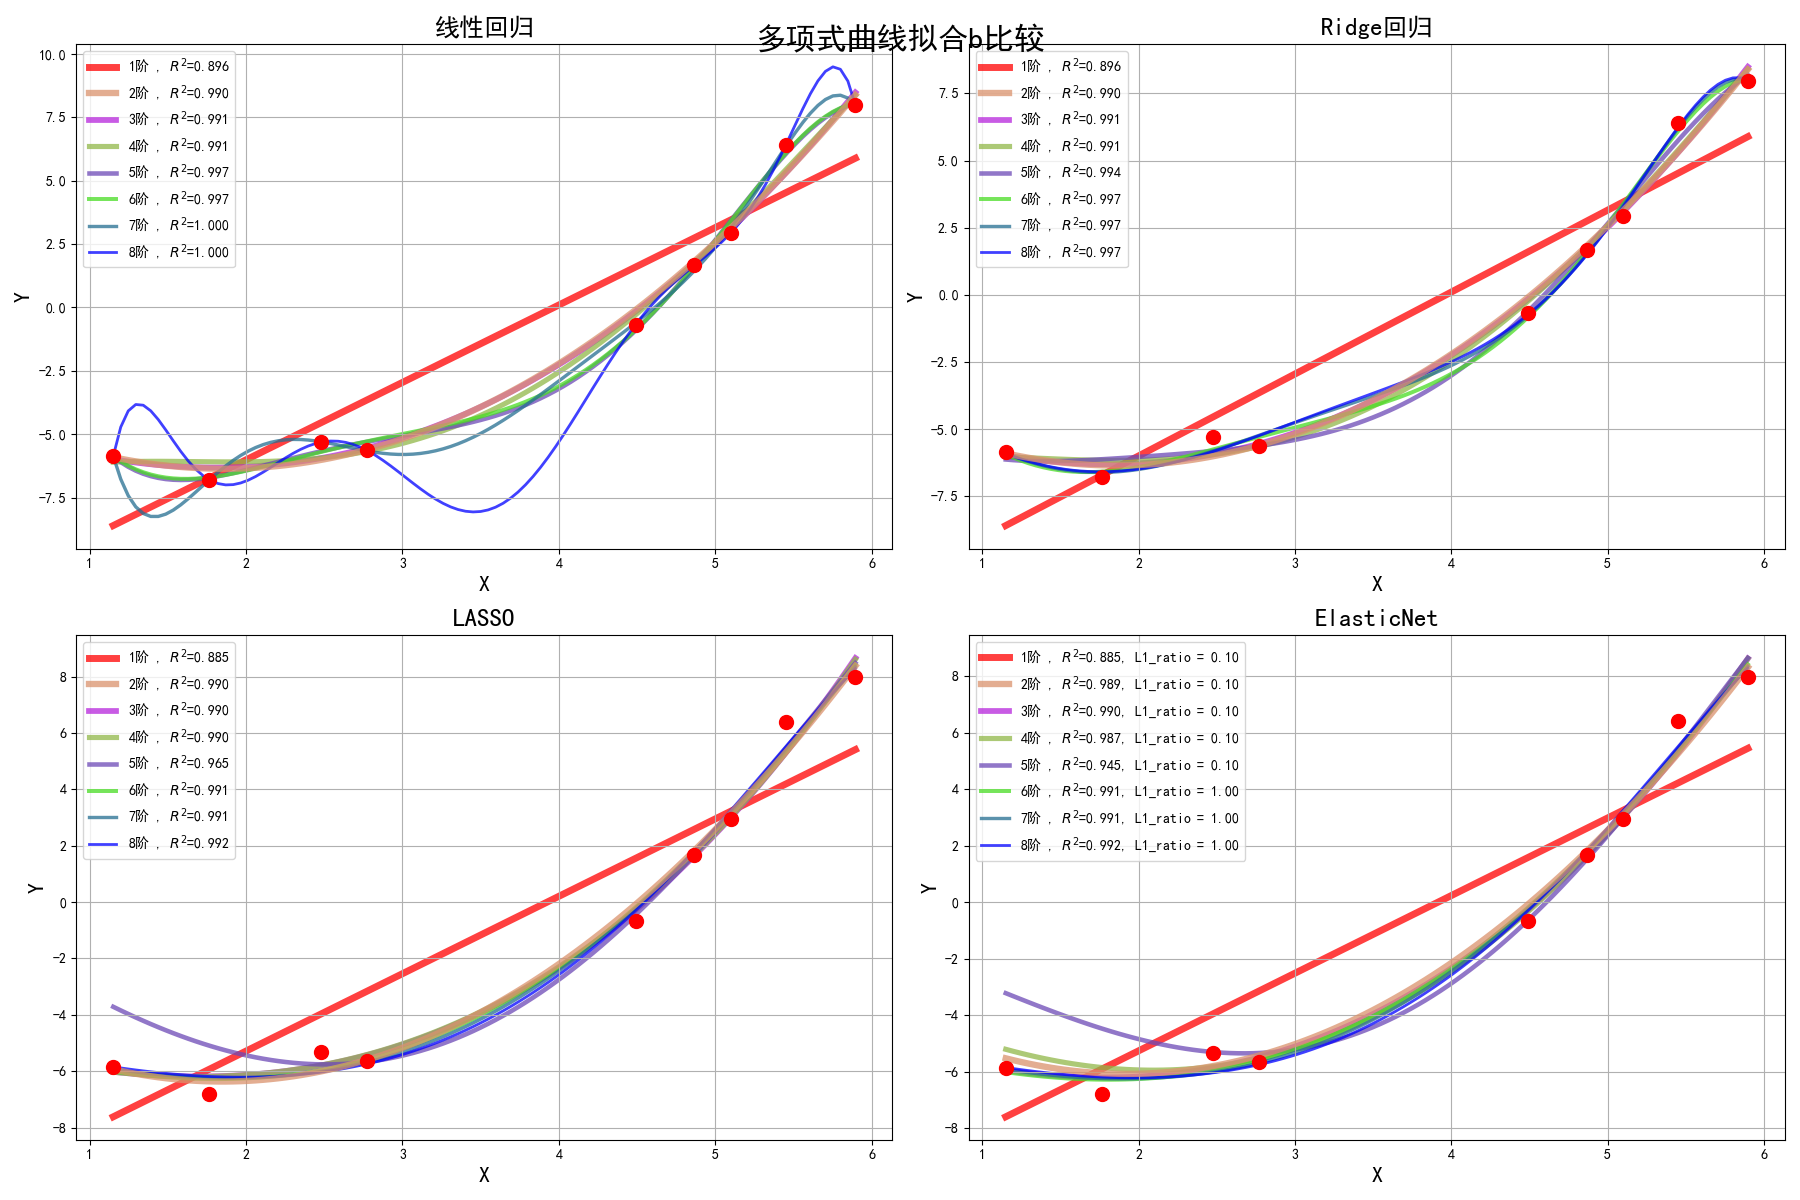

This figure's Python source:
# -*- coding:utf-8 -*-

import numpy as np
from sklearn.linear_model import LinearRegression,RidgeCV,LassoCV,ElasticNetCV
from sklearn.preprocessing import PolynomialFeatures
import matplotlib as mpl
import matplotlib.pyplot as plt
from sklearn.pipeline import Pipeline
from sklearn.exceptions import ConvergenceWarning
import warnings

def xss(y, y_hat):
    y = y.ravel()
    y_hat = y_hat.ravel()
    # version 1
    tss = ((y - np.average(y)) ** 2).sum()
    rss = ((y - y_hat)**2).sum()
    ess = ((y_hat - np.average(y)) ** 2).sum()
    r2 =  1 - rss / tss
    tss_list.append(tss)
    rss_list.append(rss)
    ess_list.append(ess)
    ess_rss_list.append(rss+ess)

    corr_coef = np.corrcoef(y, y_hat)[0,1]
    return r2, corr_coef

if __name__ == "__main__":
    warnings.filterwarnings(action = 'ignore', category=ConvergenceWarning)
    np.random.seed(0)
    np.set_printoptions(linewidth=100)

    N = 9 # 多项式次数
    x = np.linspace(0,6,N) + np.random.randn(N)
    x = np.sort(x)
    y = x**2 - 4*x -3 + np.random.randn(N)
    x.shape = -1,1
    y.shape = -1,1

    models = [
        Pipeline([('poly', PolynomialFeatures()),
                  ('linear', LinearRegression(fit_intercept=False))]),
        Pipeline([('poly', PolynomialFeatures()),
                  ('linear', RidgeCV(alphas=np.logspace(-3, 2, 50),fit_intercept=False,cv=5))]),
        Pipeline([('poly', PolynomialFeatures()),
                  ('linear', LassoCV(alphas=np.logspace(-3, 2, 50), fit_intercept=False,cv=5))]),
        Pipeline([('poly', PolynomialFeatures()),
                  ('linear', ElasticNetCV(alphas=np.logspace(-3, 2, 50), fit_intercept=False,
                                          l1_ratio=[.1, .5, .7, .9, .95, .99, 1], cv=5))])
    ]

    mpl.rcParams['font.sans-serif'] = [u'simHei']
    mpl.rcParams['axes.unicode_minus'] = False
    np.set_printoptions(suppress=True)
    plt.figure(figsize=(18,12),facecolor='w')
    d_pool = np.arange(1,N,1)
    m = d_pool.size
    clrs = []
    for c in np.linspace(16711680,255,m):
        clrs.append('#%06x' % np.int(c))
    line_width = np.linspace(5,2,m)
    titles = u'线性回归', u'Ridge回归', u'LASSO', u'ElasticNet'
    tss_list = []
    rss_list = []
    ess_list = []
    ess_rss_list = []
    for t in range(4):
        model = models[t]
        plt.subplot(2,2,t+1)
        plt.plot(x, y, 'ro', ms=10, zorder=N)
        for i, d in enumerate(d_pool):
            model.set_params(poly__degree = d)
            model.fit(x, y.ravel())
            lin = model.get_params('linear')['linear']
            output = u'%s : %d 阶, 系数为： ' % (titles[t], d)
            if hasattr(lin, 'alpha_'):
                idx = output.find(u'系数')
                output = output[:idx] + (u'alpha =%.6f, ' % lin.alpha_) + output[idx:]
            if hasattr(lin, 'l1_ratio_'):
                idx = output.find(u'系数')
                output = output[:idx] + (u'l1_ratio_ =%.6f, ' % lin.l1_ratio_) + output[idx:]
            print (output,lin.coef_.ravel())

            x_hat = np.linspace(x.min(), x.max(), num = 100)
            x_hat.shape  = -1,1
            y_hat = model.predict(x_hat)
            s = model.score(x, y)
            r2 , corr_coef = xss(y, model.predict(x))
            print('R2_by_self:',r2, 'coff', corr_coef)
            print('R2_by_sklearn:', s)
            z = N - 1 if d == 2 else 0
            label = u'%d阶 , $R^2$=%.3f' % (d, s)

            if hasattr(lin,'l1_ratio_'):
                label += u', L1_ratio = %.2f' % lin.l1_ratio_
            plt.plot(x_hat, y_hat , color=clrs[i], lw=line_width[i], alpha=0.75, label=label,
                     zorder=z)
        plt.legend(loc='upper left')
        plt.grid(True)
        plt.title(titles[t], fontsize=18)
        plt.xlabel('X', fontsize=16)
        plt.ylabel('Y', fontsize=16)
    plt.tight_layout(1,rect=(0,0,1,0.95))
    plt.suptitle(u'多项式曲线拟合b比较', fontsize=22)
    plt.show()

    y_max = max(max(tss_list), max(ess_rss_list)) * 1.05
    plt.figure(figsize=(9,7), facecolor='w')
    t = np.arange(len(tss_list))
    plt.plot(t, tss_list, 'ro-', lw=2, label=u'TSS(Total sum of Squares)')
    plt.plot(t, ess_list, 'mo-', lw=1, label=u'ESS(Explained sum of Squares)')
    plt.plot(t, rss_list, 'bo-', lw=1, label=u'RSS(Residual sum of Squares)')
    plt.plot(t, ess_rss_list, 'go-', lw=2, label=u'ESS+RSS')
    plt.ylim((0, y_max))
    plt.legend(loc = 'center right')
    plt.xlabel(u'实验：线性回归/Ridge/Lasso/Elastic net', fontsize=15)
    plt.ylabel(u'XSS值', fontsize=15)
    plt.title(u'总平方和TSS=？',fontsize = 18)
    plt.grid(True)
    plt.show()
